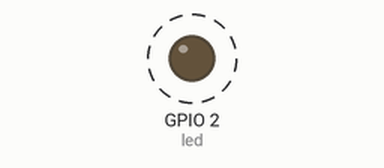
This program was run on a simulated ESP32 board running MicroPython. On the bench: output pins drawn as LEDs (lit = HIGH). Dashed ring = blinking.

Above: at 0.8 s.
Timing chart, 0 to 4.9 s (numbered marks = the images above):
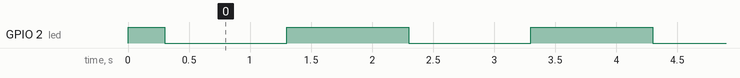

The program:

step_2.py
```python
from machine import Pin
import time


PIN_LED = 2
led = Pin(PIN_LED, Pin.OUT)


# start
led.on()
time.sleep(0.3)
led.off()
enable_control = False

# work
while True:

	if enable_control:
		led.on()
	else:
		led.off()
	time.sleep(1)

	enable_control = not enable_control


# write to esp32 - mpremote cp step_2.py :main.py
```

Measured:
- by itself, GPIO 2 (led): alternates HIGH for 1.0 s and LOW for 1.0 s
